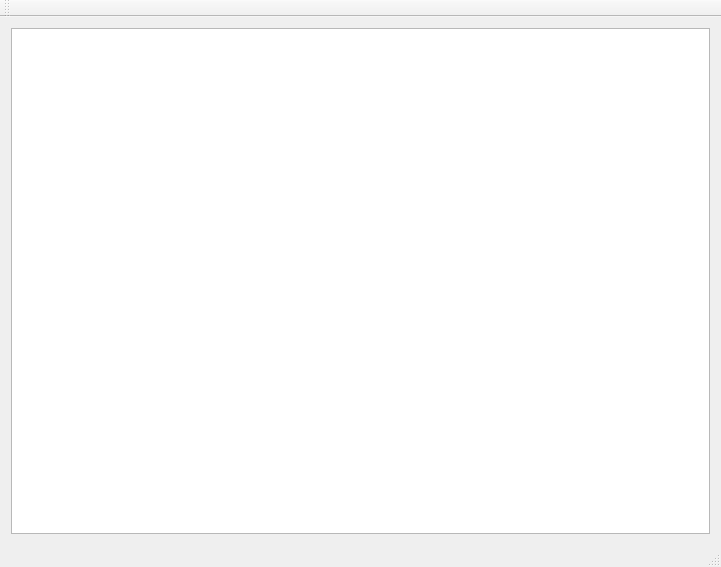
<?xml version="1.0" encoding="UTF-8"?>
<ui version="4.0">
 <class>MainWindow</class>
 <widget class="QMainWindow" name="MainWindow">
  <property name="geometry">
   <rect>
    <x>0</x>
    <y>0</y>
    <width>721</width>
    <height>567</height>
   </rect>
  </property>
  <property name="windowTitle">
   <string>MainWindow</string>
  </property>
  <widget class="QWidget" name="centralWidget">
   <layout class="QVBoxLayout" name="verticalLayout">
    <item>
     <widget class="QTableView" name="tableView">
      <property name="sizeAdjustPolicy">
       <enum>QAbstractScrollArea::AdjustToContents</enum>
      </property>
      <property name="editTriggers">
       <set>QAbstractItemView::AnyKeyPressed|QAbstractItemView::EditKeyPressed|QAbstractItemView::SelectedClicked</set>
      </property>
      <property name="alternatingRowColors">
       <bool>false</bool>
      </property>
      <attribute name="horizontalHeaderMinimumSectionSize">
       <number>10</number>
      </attribute>
      <attribute name="horizontalHeaderDefaultSectionSize">
       <number>20</number>
      </attribute>
     </widget>
    </item>
   </layout>
  </widget>
  <widget class="QMenuBar" name="menuBar">
   <property name="geometry">
    <rect>
     <x>0</x>
     <y>0</y>
     <width>721</width>
     <height>18</height>
    </rect>
   </property>
  </widget>
  <widget class="QToolBar" name="mainToolBar">
   <attribute name="toolBarArea">
    <enum>TopToolBarArea</enum>
   </attribute>
   <attribute name="toolBarBreak">
    <bool>false</bool>
   </attribute>
  </widget>
  <widget class="QStatusBar" name="statusBar"/>
 </widget>
 <layoutdefault spacing="6" margin="11"/>
 <resources/>
 <connections/>
</ui>
